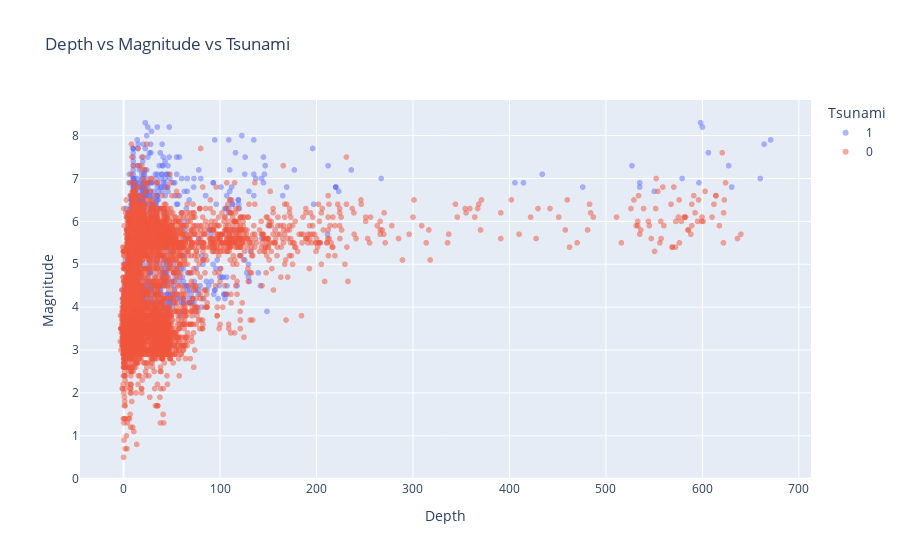

The notebook cell saved with this chart:
### Code cell
fig = px.scatter(data_frame = df3, x = "Depth", y = "Magnitude", color = "Tsunami", hover_data = [
                 "Tsunami"], opacity = 0.5, title = "Depth vs Magnitude vs Tsunami")
fig.show()

# Source - https://plotly.com/python/line-and-scatter/#scatter-plots-and-categorical-axes

### Figure 1 — Plotly figure (JSON) as saved in the notebook; plotly's stock layout.template omitted (floating-point values rounded to 4 significant figures; data arrays with more than 128 entries replaced by an {"elided": "..."} marker saying what was removed)
{"data": [{"customdata": {"elided": "761x1 int values"}, "hovertemplate": "Tsunami=%{customdata[0]}<br>Depth=%{x}<br>Magnitude=%{y}<extra></extra>", "legendgroup": "1", "marker": {"color": "#636efa", "opacity": 0.5, "symbol": "circle"}, "mode": "markers", "name": "1", "showlegend": true, "type": "scattergl", "x": {"elided": "761 float values"}, "xaxis": "x", "y": {"elided": "761 float values"}, "yaxis": "y"}, {"customdata": {"elided": "8785x1 int values"}, "hovertemplate": "Tsunami=%{customdata[0]}<br>Depth=%{x}<br>Magnitude=%{y}<extra></extra>", "legendgroup": "0", "marker": {"color": "#EF553B", "opacity": 0.5, "symbol": "circle"}, "mode": "markers", "name": "0", "showlegend": true, "type": "scattergl", "x": {"elided": "8785 float values"}, "xaxis": "x", "y": {"elided": "8785 float values"}, "yaxis": "y"}], "layout": {"legend": {"title": {"text": "Tsunami"}, "tracegroupgap": 0}, "title": {"text": "Depth vs Magnitude vs Tsunami"}, "xaxis": {"anchor": "y", "domain": [0, 1], "title": {"text": "Depth"}}, "yaxis": {"anchor": "x", "domain": [0, 1], "title": {"text": "Magnitude"}}}}
